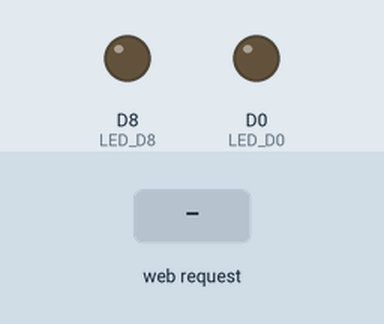
Recording of a sketch running on a simulated ESP8266 (NodeMCU). Parts: output pins drawn as LEDs (lit = HIGH). The test bench sets the inputs (shaded band). WiFi joins after 1.5 s; servers stay silent unless stated; what the sketch prints to the serial monitor is not drawn.

Above: at 2.7 s.
2.8 s: HTTP request GET /D0/on received
At 4.0 s:
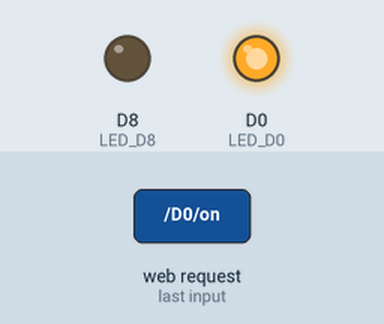
4.3 s: HTTP request GET /D8/on received
At 5.2 s:
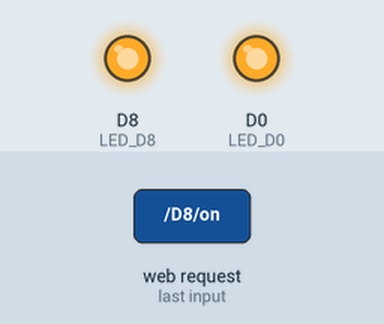
5.8 s: HTTP request GET /D0/off received
At 6.4 s:
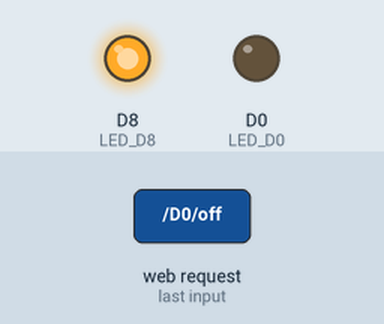
7.3 s: HTTP request GET /D8/off received
At 8.7 s:
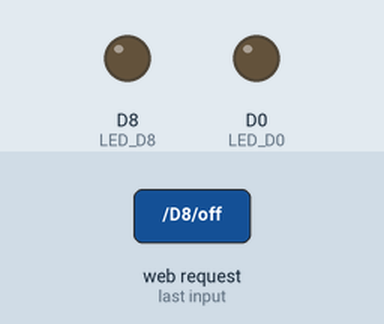
Timing chart, 0 to 9.8 s (numbered marks = the images above; inputs shaded):
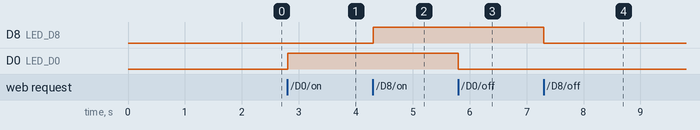

Measured:
- after the input at 2.8 s, D0 (LED_D0): LOW → HIGH at once
- after the input at 4.3 s, D8 (LED_D8): LOW → HIGH at once
- after the input at 5.8 s, D0 (LED_D0): HIGH → LOW at once
- after the input at 7.3 s, D8 (LED_D8): HIGH → LOW at once

The sketch:

Web_Server_LED.ino
```cpp
#include <ESP8266WiFi.h>

// 設定無線基地台SSID跟密碼
const char* ssid     = "WL-911";     //改成您的SSID
const char* password = "123456789";   //改成您的密碼

// 設定 web server port number 80
WiFiServer server(80);

// 儲存 HTTP request 的變數
String header;

// Auxiliar variables to store the current output state
String LED_D0State = "off";
String LED_D8State = "off";

// 指定輸出的 GPIO Pins
const int LED_D0 = 16;//数字引脚LED_D0 GPIO 16
const int LED_D8 = 15;//数字引脚LED_D8 GPIO 15

void setup() {
  Serial.begin(115200);
  // 將輸出變數初始化
  pinMode(LED_D0, OUTPUT);
  pinMode(LED_D8, OUTPUT);

  // 設定為低電位
  digitalWrite(LED_D0, LOW);
  digitalWrite(LED_D8, LOW);

  // 使用SSID 跟 password 連線基地台
  Serial.print("Connecting to ");
  Serial.println(ssid);
  WiFi.begin(ssid, password);
  while (WiFi.status() != WL_CONNECTED) {
    delay(500);
    Serial.print(".");
  }
  // 使用COM Port 列出取得的IP address
  Serial.println("");
  Serial.println("WiFi connected.");
  Serial.println("IP address: ");
  Serial.println(WiFi.localIP());
  server.begin();
}

void loop(){
  WiFiClient client = server.available();   // 等待 clients 連線

  if (client) {                             // 假使新的用戶端連線
    Serial.println("New Client.");          // 從序列 Port印出訊息內容
    String currentLine = "";                // 清空這行的內容
    while (client.connected()) {            // 當 client繼續連線持續執行迴圈
      if (client.available()) {             // 假使從 client 有讀到字元
        char c = client.read();             // 讀取這個字元
        Serial.write(c);                    // 印出這個字元在串列視窗
        header += c;
        if (c == '\n') {                    // 假使是換行符號

          // 假使目前的一行是空白且有兩個新行，就結束 client HTTP 的要求
          if (currentLine.length() == 0) {
            // HTTP 表頭開始時，會有回應碼 response code (如： HTTP/1.1 200 OK)
            client.println("HTTP/1.1 200 OK");
            client.println("Content-type:text/html");
            client.println("Connection: close");
            client.println();
            // 將 GPIOs 開或關
            if (header.indexOf("GET /D0/on") >= 0)
            {
              Serial.println("LED_D0 on");
              LED_D0State = "on";
              digitalWrite(LED_D0, HIGH);
            } else if (header.indexOf("GET /D0/off") >= 0)
              {
                 Serial.println("LED_D0 off");
                 LED_D0State = "off";
                 digitalWrite(LED_D0, LOW);
               } else if (header.indexOf("GET /D8/on") >= 0)
                 {
                   Serial.println("LED_D8 on");
                   LED_D8State = "on";
                   digitalWrite(LED_D8, HIGH);
                 } else if (header.indexOf("GET /D8/off") >= 0)
                   {
                     Serial.println("LED_D8 off");
                     LED_D8State = "off";
                     digitalWrite(LED_D8, LOW);
                   }

            // 顯示 HTML 網頁
            client.println("<html>");
            client.println("<head>");
            client.println("<link rel=\"icon\" href=\"data:,\">");

            // 設定 on/off 按鈕的CSS
            client.println("<style>html { font-family: Helvetica; display: inline-block; margin: 0px auto; text-align: center;}");
            client.println(".button { background-color: #195B6A; border: none; color: white; padding: 16px 40px;");
            client.println("text-decoration: none; font-size: 30px; margin: 2px; cursor: pointer;}");
            client.println(".button2 {background-color: #77878A;}</style></head>");

            // 網頁表頭
            client.println("<body><h1>ESP8266 Web Server</html>");

            // 顯示現在LED_D0 按鈕的狀態是 ON/OFF
            client.println("<p>LED_D0 - State " + LED_D0State + "</p>");

            // 按鈕假使狀態是 off, 就要顯示 ON
            if (LED_D0State=="off") {
              client.println("<p><a href=\"/D0/on\"><button class=\"button\">ON</button></a></p>");
            } else {
              client.println("<p><a href=\"/D0/off\"><button class=\"button button2\">OFF</button></a></p>");
            }

            // 顯示現在LED_D8 按鈕的狀態是 ON/OFF
            client.println("<p>LED_D8 - State " + LED_D8State + "</p>");

            // 按鈕假使狀態是 off, 就要顯示 ON
            if (LED_D8State=="off") {
              client.println("<p><a href=\"/D8/on\"><button class=\"button\">ON</button/a></p>");
            } else {
              client.println("<p><a href=\"/D8/off\"><button class=\"button button2\">OFF</button/a></p>");
            }
            client.println("</body></html>");

            // 使用空白行結束 HTTP回應
            client.println();

            break;
          } else {   // 假使有新的一行, 清除目前這一行
            currentLine = "";
          }
        } else if (c != '\r') {  // 讀取到的不是換行符號
          currentLine += c;      // 增加一個字元在本行最後
        }
      }
    }
    // 清除表頭變數
    header = "";
  // 關閉連線 connection
    client.stop();
    Serial.println("Client disconnected.");
    Serial.println("");
   }

}
```
